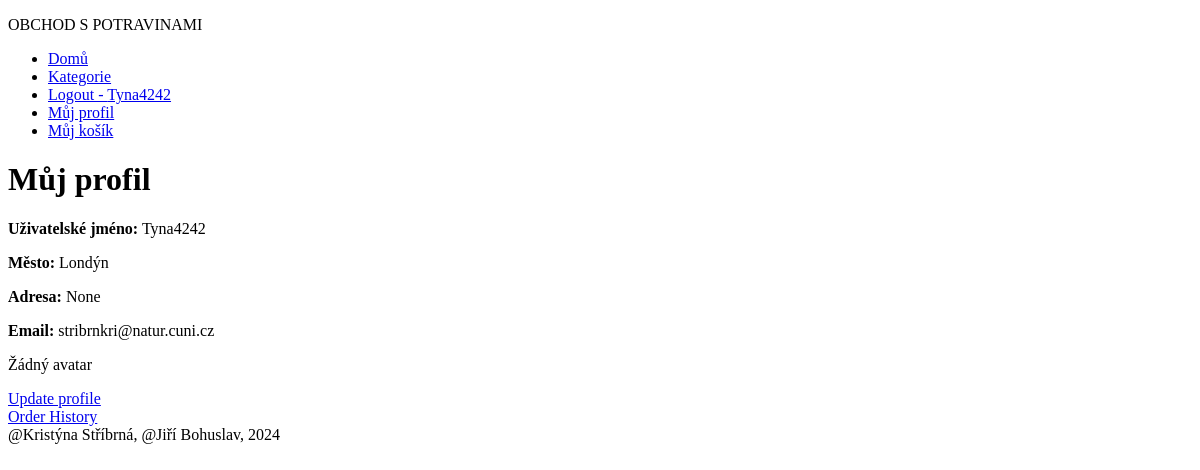
Page /profil/ (signed in) on the earlier database version.
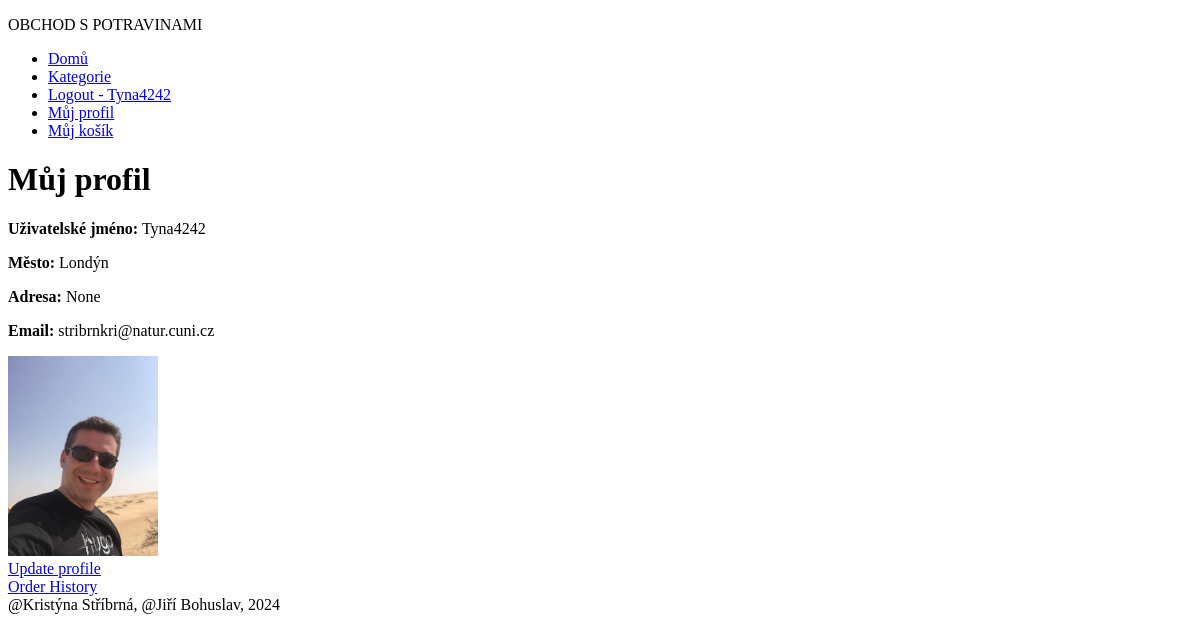
Same page on the later database version.
### viewer/models.py (models this page shows)
class CustomUser(AbstractUser):
    city = models.CharField(max_length=100, blank=True, null=True)
    address = models.CharField(max_length=255, blank=True, null=True)
    avatar = models.ImageField(upload_to='avatars/', blank=True, null=True)
    ROLE_CHOICES = [
        ('ADMIN', 'Admin'),
        ('USER', 'User'),
    ]
    role = models.CharField(max_length=10, choices=ROLE_CHOICES, default='USER')
    COMMUNICATION_CHOICES = [
        ('mail', 'Mail'),
        ('email', 'Email'),
    ]
    preferred_communication = models.CharField(max_length=10, choices=COMMUNICATION_CHOICES, default='email')

### viewer/views.py (the view)
# urls.py: path('profil/', ProfileView.as_view(), name='profile'),
class ProfileView(LoginRequiredMixin, DetailView):
    model = CustomUser
    template_name = 'viewer/profile.html'
    context_object_name = 'user_profile'
    def get_object(self):
        return self.request.user  # Vrátíme aktuálně přihlášeného uživatele

### viewer/templates/viewer/profile.html
{% extends 'base.html' %}
{% block content %}
<h1>Můj profil</h1>
<div>
    <p><strong>Uživatelské jméno:</strong> {{ user_profile.username }}</p>
    <p><strong>Město:</strong> {{ user_profile.city }}</p>
    <p><strong>Adresa:</strong> {{ user_profile.address }}</p>
    <p><strong>Email:</strong> {{ user_profile.email }}</p>
    {% if user_profile.avatar %}
        <img src="{{ user_profile.avatar.url }}" alt="Avatar" width="150">
    {% else %}
        <p>Žádný avatar</p>
    {% endif %}
</div>
<a href="{% url 'update-profile' %}">Update profile</a>
<br><a href="{% url 'order_history' %}">Order History</a>
{% endblock %}

### templates/navbar.html
<nav>
    <ul class="nav justify-content-center">
            <li class="nav-item"><a class="nav-link" href="{% url 'main-view' %}">Domů</a></li>
            <li class="nav-item"><a class="nav-link" href="{% url 'category-view' %}">Kategorie</a></li>
        {% if user.is_authenticated %}
            <li class="nav-item"><a class="nav-link" href="{% url 'logout' %}">Logout - {{ user.username }}</a></li>
            <li><a href="{% url 'profile' %}">Můj profil</a></li>
            <li><a href="{% url 'cart-view' %}">Můj košík</a></li>
        {% else %}
            <li class="nav-item"><a class="nav-link" href="{% url 'registration' %}">Register</a></li>
            <li class="nav-item"><a class="nav-link" href="{% url 'login' %}">Log in</a></li>
        {% endif %}
    </ul>
</nav>

Differences in the rows shown:
changed CustomUser "Tyna4242": avatar: picture added; avatar empty → "avatars/manik.jpg" (drawn)
Other differences:
text no longer shown: "Žádný avatar"
